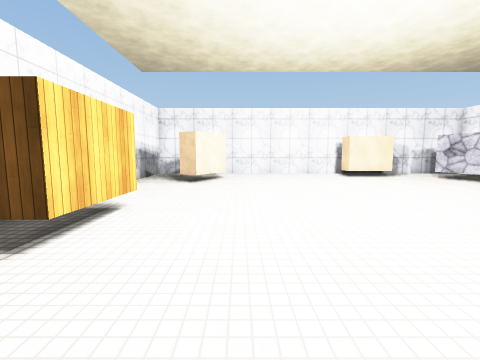
[1] (above)

18 first-person views from a walk through a scene from a Unity 3-D project. The camera is 1.5 m above the floor, tilts 6° down and sees 90° across. The floor is counted in squares, 1 m on a side. Each view is taken from the middle of a square. On the plan, view 1 faces up. The plan holds only what a view shows up to about 13 squares ahead; the rest is blank. The player character is not drawn. Surface patterns are stand-ins for the level's own textures.

[2]
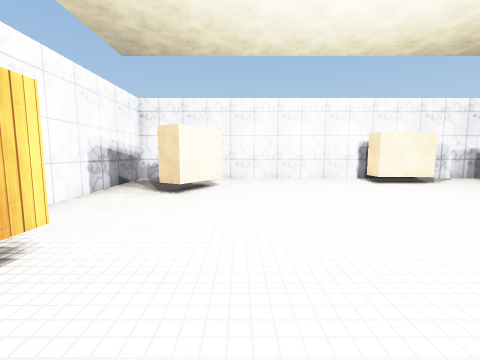

[3]
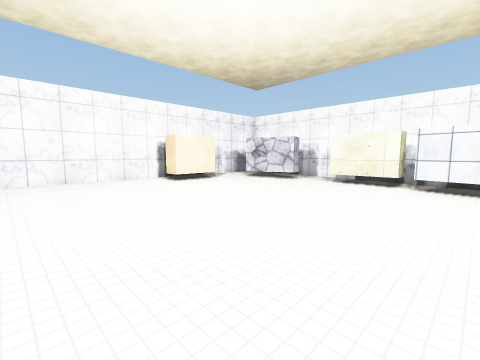

[4]
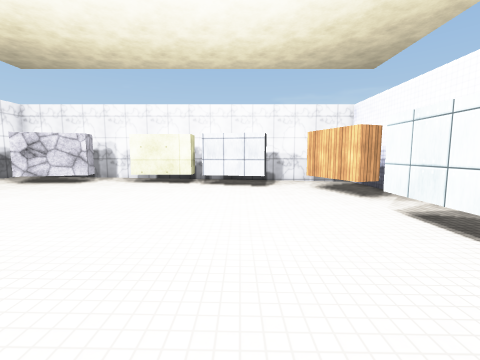

[5]
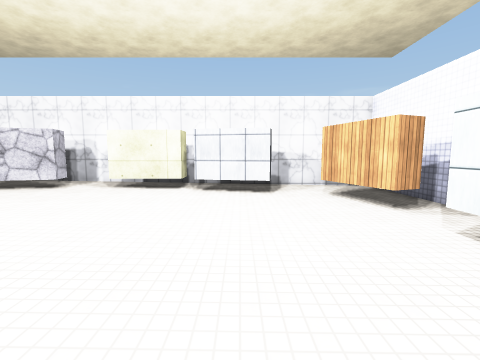

[6]
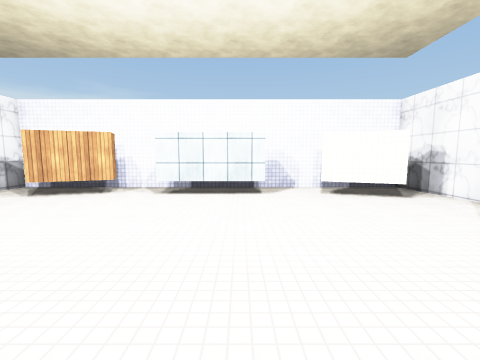

[7]
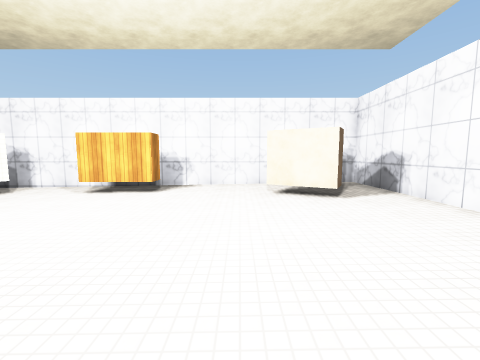

[8]
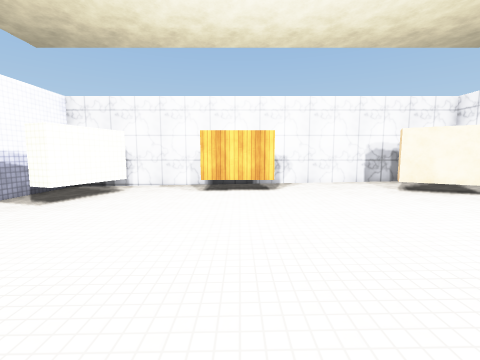

[9]
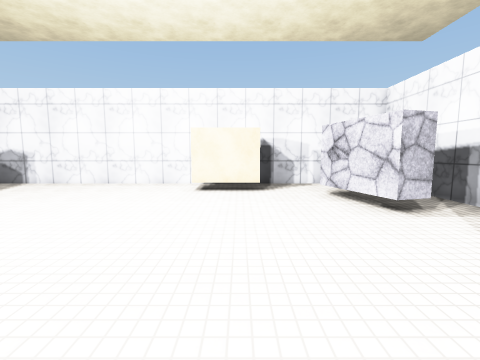

[10]
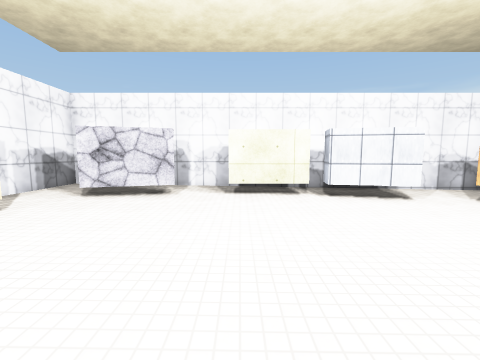

[11]
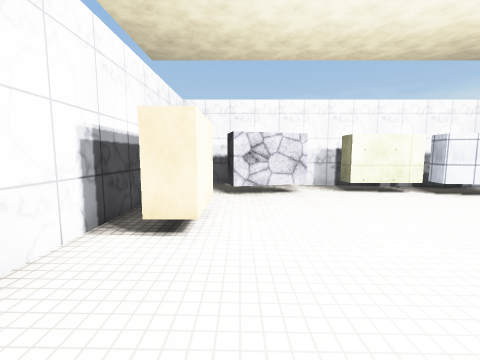

[12]
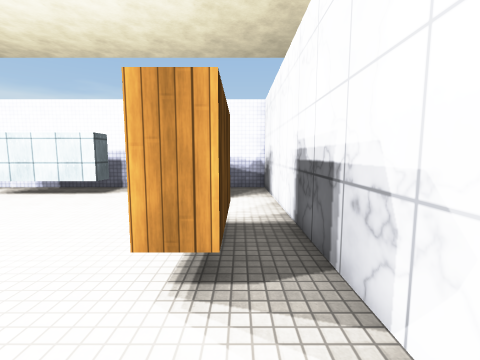

[13]
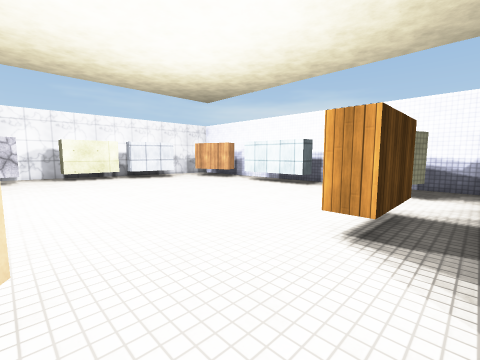

[14]
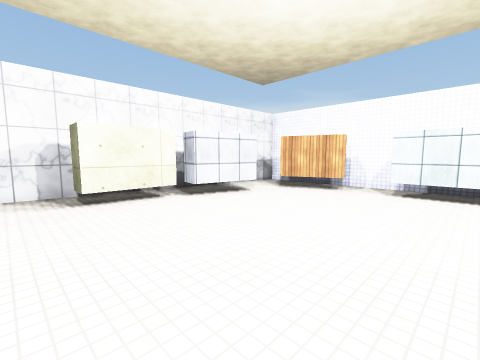

[15]
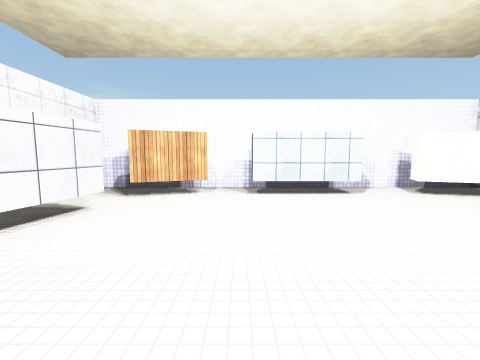

[16]
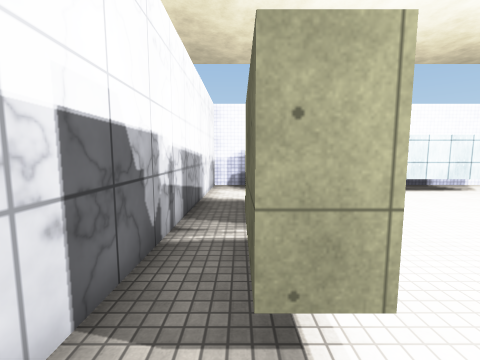

[17]
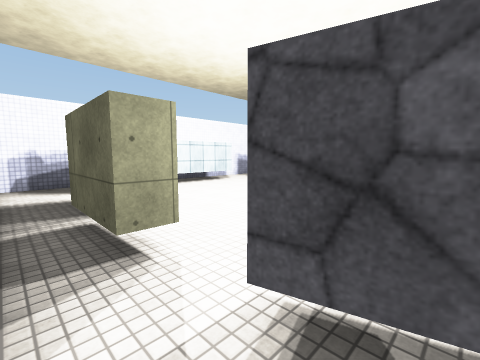

[18]
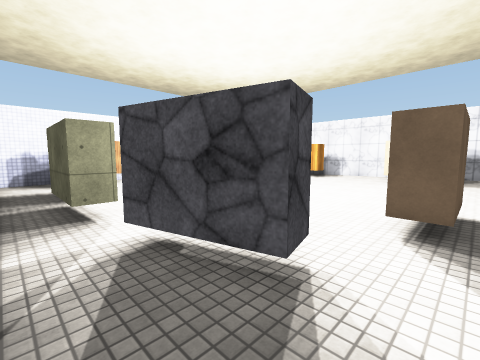

### Floor plan
Key: @ floor where view 1 was taken; # wall or solid block; x gap in a wall; . main floor; : floor 0.25 m higher than the main floor; T thing the floor can be seen under or through; O other object.
Columns run from 6 left of view 1 to 15 right of it. Each row starts with its distance up from view 1.
 16 ######################
 15 #::::::::::::OO::::::#
 14 #:::::::::::OOO::::::#
 13 #:::OO:::::::::::TT::#
 12 #::OO::::::::::::TT::#
 11 #:::O:::::::::::::T::#
 10 #::::::::::::::::::::#
  9 #::::::::::::::::::::#
  8 #:::::::::::::::::TT:#
  7 #.................TT.#
  6 #.##..............TT.#
  5 #.##..............x..#
  4 #.##..............T..#
  3 #.................T..#
  2 #.................T..#
  1 #....................#
  0 #..TT.@..............#
 -1 #..TTT..#TTTT..TTT...#
 -2 #.......#   T..T.....#
 -3 #....................#
 -4 ######################

Positions as (right, up) in squares from view 1, and headings:
1: (0, 0), facing up
2: (0, 3), facing up
3: (0, 3), facing up-right
4: (0, 3), facing right
5: (2, 3), facing right
6: (3, 9), facing down
7: (7, 10), facing left
8: (7, 5), facing left
9: (8, 5), facing up
10: (3, 8), facing right
11: (2, 13), facing right
12: (-4, 9), facing down
13: (-5, 11), facing down-right
14: (4, 10), facing down-right
15: (7, 9), facing down
16: (13, 10), facing down
17: (14, 12), facing down-left
18: (14, 15), facing down-left
